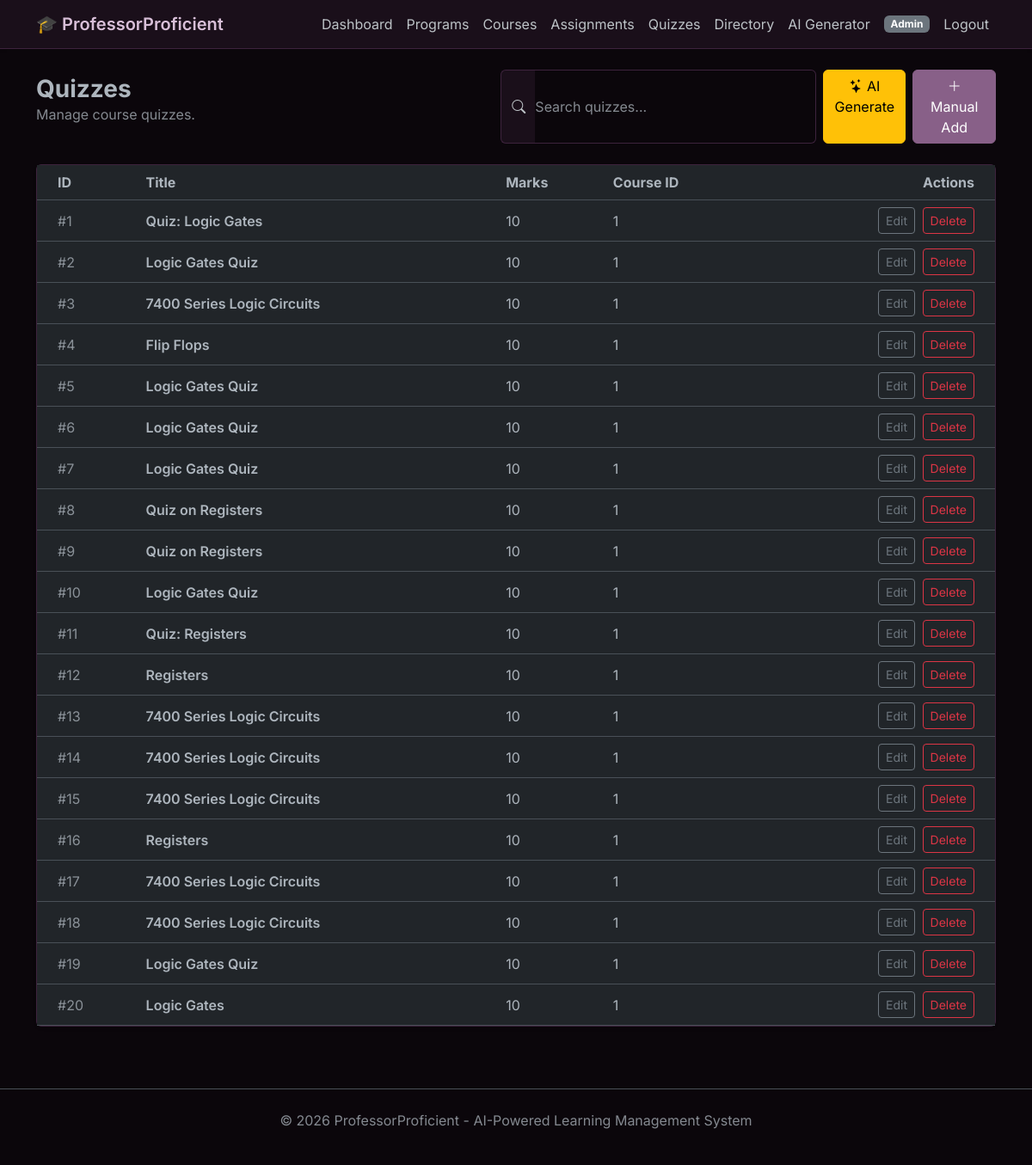
Screenshot of /ui/quizzes (signed in) with the database file from the repository.
### data_models.py (models this page shows, shortened)
class Quiz(db.Model):
    __tablename__ = 'quizzes'
    id = db.Column(db.Integer, primary_key=True, autoincrement=True)
    title = db.Column(db.String(100), nullable=False)
    total_marks = db.Column(db.Integer)
    due_date = db.Column(db.DateTime)
    course_id = db.Column(db.Integer, db.ForeignKey('courses.id'))
    created_by = db.Column(db.Integer, db.ForeignKey('users.id'))
    created_at = db.Column(db.DateTime, server_default=text('CURRENT_TIMESTAMP'))
    course = db.relationship("Course", back_populates="quizzes")
    created_by_user = db.relationship("User", back_populates="quizzes_created")
    questions = db.relationship("Question", back_populates="quiz", cascade="all, delete-orphan")
    student_answers = db.relationship("StudentAnswer", backref="quiz")

### app.py (the view)
@ui_bp.route("/ui/quizzes")
def quizzes_page():
    quizzes = Quiz.query.all()
    return render_template("quizzes.html", quizzes=quizzes)

### templates/quizzes.html (shortened to what this page needs)
{% extends "layout.html" %}
{% block content %}
<div class="d-flex justify-content-between align-items-center mb-4">
    <div>
        <h1 class="h3 fw-bold mb-0">Quizzes</h1>
        <p class="text-muted">Manage course quizzes.</p>
    </div>
    <div class="d-flex gap-2">
        <div class="input-group">
            <span class="input-group-text border-end-0"><i class="bi bi-search"></i></span>
            <input type="text" class="form-control border-start-0 ps-0" id="searchInput" placeholder="Search quizzes...">
        </div>
        {% if session.get('user_id') %}
        <a href="/ui/generate-quiz" class="btn btn-warning">
            <i class="bi bi-stars"></i> AI Generate
        </a>
        <button class="btn btn-primary" data-bs-toggle="modal" data-bs-target="#addQuizModal">
            <i class="bi bi-plus-lg"></i> Manual Add
        </button>
        {% endif %}
    </div>
</div>
<div class="card shadow-sm">
    <div class="card-body p-0">
        <div class="table-responsive">
            <table class="table table-hover mb-0 align-middle" id="quizzesTable">
                <thead class="text-secondary">
                    <tr>
                        <th class="ps-4">ID</th>
                        <th>Title</th>
                        <th>Marks</th>
                        <th>Course ID</th>
                        <th class="text-end pe-4">Actions</th>
                    </tr>
                </thead>
                <tbody>
                    {% for quiz in quizzes %}
                    <tr>
                        <td class="ps-4 text-muted">#{{ quiz.id }}</td>
                        <td class="fw-semibold">{{ quiz.title }}</td>
                        <td>{{ quiz.total_marks }}</td>
                        <td>{{ quiz.course_id }}</td>
                        <td class="text-end pe-4">
                            {% if session.get('user_id') %}
                            <button class="btn btn-sm btn-outline-secondary edit-btn"
                                    data-id="{{ quiz.id }}"
                                    data-title="{{ quiz.title }}"
                                    data-marks="{{ quiz.total_marks }}"
                                    data-course="{{ quiz.course_id }}">
                                Edit
                            </button>
                            <button class="btn btn-sm btn-outline-danger ms-1 delete-btn" data-id="{{ quiz.id }}">Delete</button>
                            {% endif %}
                        </td>
                    </tr>
                    {% else %}
                    <tr>
                        <td colspan="5" class="text-center py-5">
                            <p class="text-muted mb-0">No quizzes found.</p>
                        </td>
                    </tr>
                    {% endfor %}
                </tbody>
            </table>
        </div>
    </div>
</div>
{% endblock %}
{% block scripts %}
<link rel="stylesheet" href="https://cdn.jsdelivr.net/npm/bootstrap-icons@1.10.0/font/bootstrap-icons.css">
{% endblock %}

### templates/layout.html (style rules this page uses)
body { font-family: 'Inter', sans-serif; background-color: #0b060b; }
.card { background-color: #1a0f1a; border: 1px solid #3d233d; box-shadow: 0 0.125rem 0.25rem rgba(0, 0, 0, 0.5); transition: transform 0.2s; }
.btn-primary { background-color: #886088; border-color: #886088; }
input, select, textarea { background-color: #0b060b !important; border-color: #3d233d !important; color: #ecf0f1 !important; }
.input-group-text { background-color: #1a0f1a !important; border-color: #3d233d !important; color: #bdc3c7 !important; }

### rows the page displays
Quiz: id "1", title "Quiz: Logic Gates", total_marks "10", course_id "1"
Quiz: id "2", title "Logic Gates Quiz", total_marks "10", course_id "1"
Quiz: id "3", title "7400 Series Logic Circuits", total_marks "10", course_id "1"
Quiz: id "4", title "Flip Flops", total_marks "10", course_id "1"
Quiz: id "5", title "Logic Gates Quiz", total_marks "10", course_id "1"
Quiz: id "6", title "Logic Gates Quiz", total_marks "10", course_id "1"
Quiz: id "7", title "Logic Gates Quiz", total_marks "10", course_id "1"
Quiz: id "8", title "Quiz on Registers", total_marks "10", course_id "1"
Quiz: id "9", title "Quiz on Registers", total_marks "10", course_id "1"
Quiz: id "10", title "Logic Gates Quiz", total_marks "10", course_id "1"
Quiz: id "11", title "Quiz: Registers", total_marks "10", course_id "1"
Quiz: id "12", title "Registers", total_marks "10", course_id "1"
Quiz: id "13", title "7400 Series Logic Circuits", total_marks "10", course_id "1"
Quiz: id "14", title "7400 Series Logic Circuits", total_marks "10", course_id "1"
Quiz: id "15", title "7400 Series Logic Circuits", total_marks "10", course_id "1"
Quiz: id "16", title "Registers", total_marks "10", course_id "1"
Quiz: id "17", title "7400 Series Logic Circuits", total_marks "10", course_id "1"
Quiz: id "18", title "7400 Series Logic Circuits", total_marks "10", course_id "1"
Quiz: id "19", title "Logic Gates Quiz", total_marks "10", course_id "1"
Quiz: id "20", title "Logic Gates", total_marks "10", course_id "1"

### other values shown
{{ session.get('user_role', 'user')|title }} "Admin"
